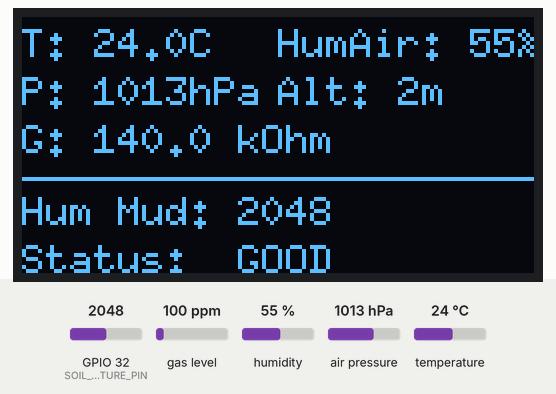
The sketch below on a simulated ESP32. Shown: 128×64 one-colour display. The inputs (shaded band) are chosen by the test bench; at power-on: GPIO 32 (SOIL_MOISTURE_PIN) = 2048, gas level 100 ppm, humidity 55 %, air pressure 1013 hPa, temperature 24 °C.

Above: at 1.2 s.
1.3 s: GPIO 32 (SOIL_MOISTURE_PIN) set to 2454
At 3.5 s:
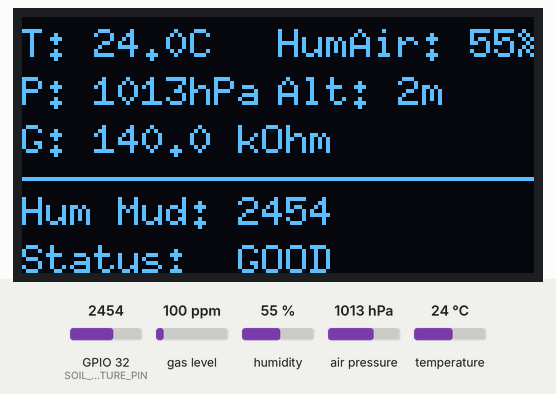
3.9 s: GPIO 32 (SOIL_MOISTURE_PIN) set to 2532
At 5.7 s:
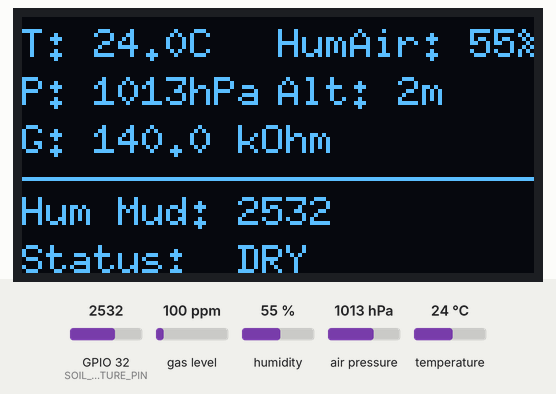
6.0 s: GPIO 32 (SOIL_MOISTURE_PIN) set to 1460
At 7.2 s:
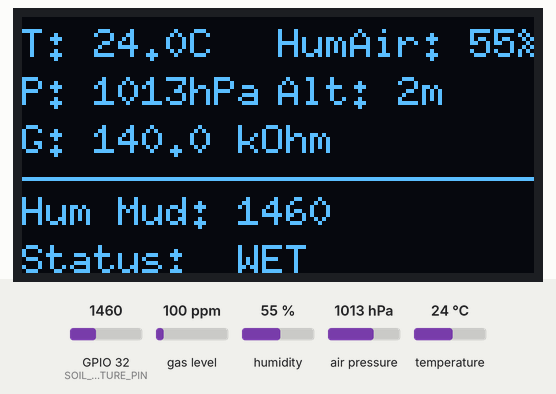
8.2 s: gas level set to 20 ppm
At 9.6 s:
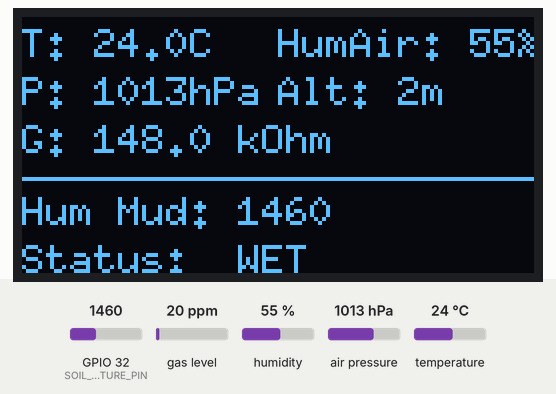
10.4 s: humidity set to 22 %
At 12.0 s:
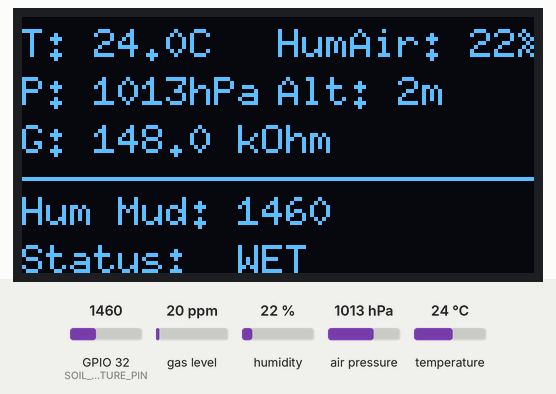
12.6 s: air pressure set to 952 hPa
At 14.4 s:
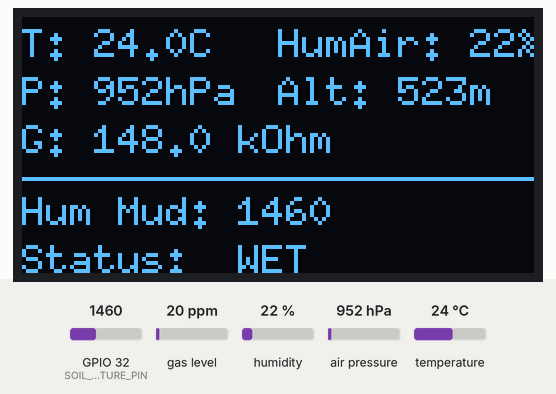
Timing chart, 0 to 15.8 s (numbered marks = the images above; inputs shaded):
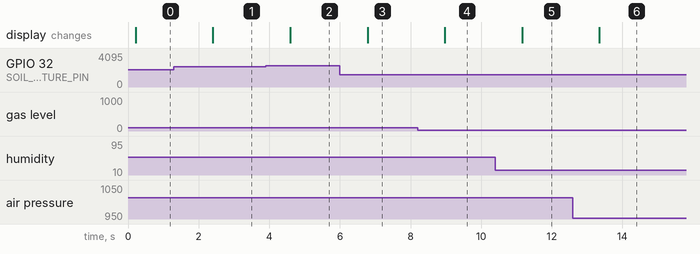

The sketch:

sketch_oct29d.ino
```cpp
#include <Wire.h>
#include <U8g2lib.h>
#include <Adafruit_Sensor.h>
#include <Adafruit_BME680.h>

#define SOIL_MOISTURE_PIN 32
#define SEALEVELPRESSURE_HPA (1013.25)
#define WET_THRESHOLD 1500
#define DRY_THRESHOLD 2500

// Initialize U8g2 using the RAM-saving Page Buffer mode
U8G2_SSD1306_128X64_NONAME_1_HW_I2C u8g2(U8G2_R0, /* reset=*/ U8X8_PIN_NONE);
Adafruit_BME680 bme;

void setup() {
  Serial.begin(115200);
  u8g2.begin();

  if (!bme.begin(0x77)) {
    u8g2.firstPage();
    do {
      u8g2.setFont(u8g2_font_6x10_tr);
      u8g2.drawStr(10, 30, "BME680 Error!");
    } while (u8g2.nextPage());
    while (1);
  }

  bme.setTemperatureOversampling(BME680_OS_8X);
  bme.setHumidityOversampling(BME680_OS_2X);
  bme.setPressureOversampling(BME680_OS_4X);
  bme.setIIRFilterSize(BME680_FILTER_SIZE_3);
  bme.setGasHeater(320, 150);

  pinMode(SOIL_MOISTURE_PIN, INPUT);
}

void loop() {
  if (!bme.performReading()) return;

  int soilValue = analogRead(SOIL_MOISTURE_PIN);
  const char* soilStatus = (soilValue > DRY_THRESHOLD) ? "DRY" : ((soilValue < WET_THRESHOLD) ? "WET" : "GOOD");

  u8g2.firstPage();
  do {
    // 6x10 font is clean and readable but fits the screen perfectly
    u8g2.setFont(u8g2_font_6x10_tr);

    // --- TOP SECTION: AIR & ENV (Dual Column) ---

    // Row 1 (Y = 10)
    u8g2.setCursor(0, 10);
    u8g2.print("T: "); u8g2.print(bme.temperature, 1); u8g2.print("C");

    u8g2.setCursor(64, 10); // Start column 2 halfway across the screen
    u8g2.print("HumAir: "); u8g2.print(bme.humidity, 0); u8g2.print("%");

    // Row 2 (Y = 22)
    u8g2.setCursor(0, 22);
    u8g2.print("P: "); u8g2.print(bme.pressure / 100.0, 0); u8g2.print("hPa");

    u8g2.setCursor(64, 22);
    u8g2.print("Alt: "); u8g2.print(bme.readAltitude(SEALEVELPRESSURE_HPA), 0); u8g2.print("m");

    // Row 3 (Y = 34)
    u8g2.setCursor(0, 34);
    u8g2.print("G: "); u8g2.print(bme.gas_resistance / 1000.0, 1); u8g2.print(" kOhm");

    // --- DASHBOARD DIVIDER ---
    // Draws a solid line across the screen at Y=40
    u8g2.drawHLine(0, 40, 128);

    // --- BOTTOM SECTION: SOIL ---

    // Row 4 (Y = 52)
    u8g2.setCursor(0, 52);
    u8g2.print("Hum Mud: "); u8g2.print(soilValue);

    // Row 5 (Y = 64)
    u8g2.setCursor(0, 64);
    u8g2.print("Status:  "); u8g2.print(soilStatus);

  } while (u8g2.nextPage());

  delay(2000);
}
```

Measured:
- the behaviour switches between 2500 and 2501 on GPIO 32 (SOIL_MOISTURE_PIN) (found by bisection; images 1 and 2)
- after the input at 1.3 s, the display: changes after 1.1 s (image 1)
- after the input at 3.9 s, the display: changes after 0.69 s (image 2)
- after the input at 6.0 s, the display: changes after 0.78 s (image 3)
- after the input at 8.2 s, the display: changes after 0.77 s (image 4)
- after the input at 10.4 s, the display: changes after 0.76 s (image 5)
- after the input at 12.6 s, the display: changes after 0.75 s (image 6)
